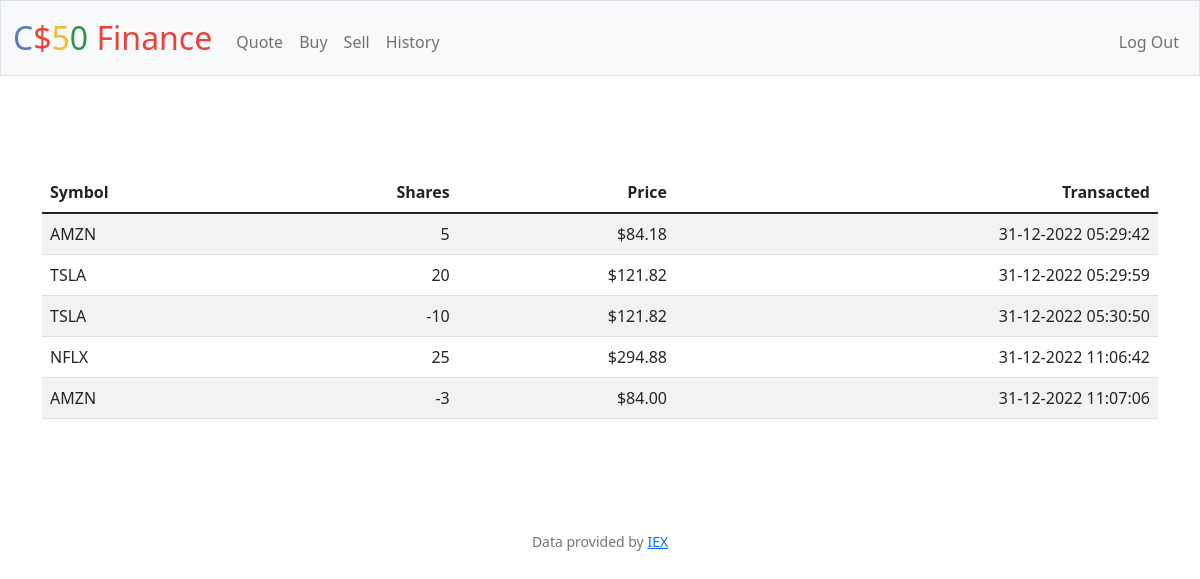
The app's page /history (signed in), older data.
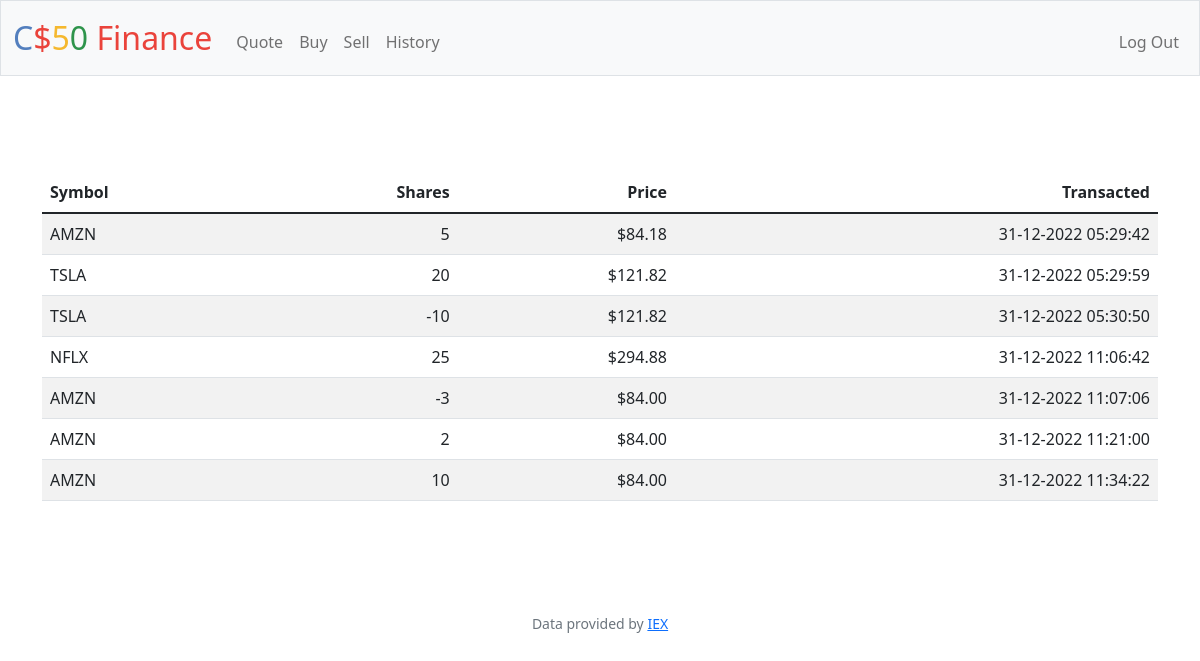
The same page, newer data.
### tables this page shows
CREATE TABLE transactions (
    id INTEGER PRIMARY KEY AUTOINCREMENT NOT NULL,
    user_id INTEGER NOT NULL,
    symbol TEXT NOT NULL,
    name TEXT NOT NULL,
    amount INTEGER NOT NULL,
    price NUMERIC NOT NULL,
    current_price NUMERIC NOT NULL,
    total NUMERIC NOT NULL,
    time TEXT NOT NULL,
    FOREIGN KEY(user_id) REFERENCES users(id)
);

### app.py (the view)
@app.route("/history")
@login_required
def history():
    rows = db.execute("SELECT * FROM transactions WHERE user_id = ?", session["user_id"])
    return render_template("history.html", rows=rows)

### app.py (called while the page is built)
@app.after_request
def after_request(response):
    response.headers["Cache-Control"] = "no-cache, no-store, must-revalidate"
    response.headers["Expires"] = 0
    response.headers["Pragma"] = "no-cache"
    return response

### helpers.py (called while the page is built)
def login_required(f):
    @wraps(f)
    def decorated_function(*args, **kwargs):
        if session.get("user_id") is None:
            return redirect("/login")
        return f(*args, **kwargs)
    return decorated_function

def usd(value):
    return f"${value:,.2f}"

### templates/history.html (shortened to what this page needs)
{% extends "layout.html" %}
{% block main %}
    <main class="container py-5 text-center">
        <table class="table table-striped">
            <thead>
                <tr>
                    <th class="text-start">Symbol</th>
                    <th class="text-end">Shares</th>
                    <th class="text-end">Price</th>
                    <th class="text-end">Transacted</th>
                </tr>
            </thead>
            <tbody>
                {% for row in rows %}
                    <tr>
                        <td class="text-start">{{ row.symbol }}</td>
                        <td class="text-end">{{ row.amount }}</td>
                        <td class="text-end">{{ row.price | usd }}</td>
                        <td class="text-end">{{ row.time }}</td>
                    </tr>
                {% endfor %}
            </tbody>
        </table>
    </main>
{% endblock %}

### templates/layout.html (shortened to what this page needs)
<!DOCTYPE html>
<html lang="en">
    <head>
        <link href="https://cdn.jsdelivr.net/npm/bootstrap@5.1.3/dist/css/bootstrap.min.css" rel="stylesheet">
        <link href="/static/styles.css" rel="stylesheet">
    </head>
    <body>
        <nav class="bg-light border navbar navbar-expand-md navbar-light">
            <div class="container-fluid">
                <a class="navbar-brand" href="/"><span class="blue">C</span><span class="red">$</span><span class="yellow">5</span><span class="green">0</span> <span class="red">Finance</span></a>
                <div class="collapse navbar-collapse" id="navbar">
                    {% if session["user_id"] %}
                        <ul class="navbar-nav me-auto mt-2">
                            <li class="nav-item"><a class="nav-link" href="/quote">Quote</a></li>
                            <li class="nav-item"><a class="nav-link" href="/buy">Buy</a></li>
                            <li class="nav-item"><a class="nav-link" href="/sell">Sell</a></li>
                            <li class="nav-item"><a class="nav-link" href="/history">History</a></li>
                        </ul>
                        <ul class="navbar-nav ms-auto mt-2">
                            <li class="nav-item"><a class="nav-link" href="/logout">Log Out</a></li>
                        </ul>
                    {% else %}
                        <ul class="navbar-nav ms-auto mt-2">
                            <li class="nav-item"><a class="nav-link" href="/register">Register</a></li>
                            <li class="nav-item"><a class="nav-link" href="/login">Log In</a></li>
                        </ul>
                    {% endif %}
                </div>
            </div>
        </nav>
        <main class="container-fluid py-5 text-center">
            {% block main %}{% endblock %}
        </main>
        <footer class="mb-5 small text-center text-muted">
            Data provided by <a href="https://iexcloud.io/">IEX</a>
        </footer>
    </body>
</html>

### static/styles.css (style rules this page uses)
nav .navbar-brand { font-size: xx-large; }
nav .navbar-brand .blue { color: #537fbe; }
nav .navbar-brand .red { color: #ea433b; }
nav .navbar-brand .yellow { color: #f5b82e; }
nav .navbar-brand .green { color: #2e944b; }

Row changes from the older to the newer data that the page shows:
added transactions: symbol "AMZN", amount "2", price "$84.00", time "31-12-2022 11:21:00"
added transactions: symbol "AMZN", amount "10", price "$84.00", time "31-12-2022 11:34:22"
